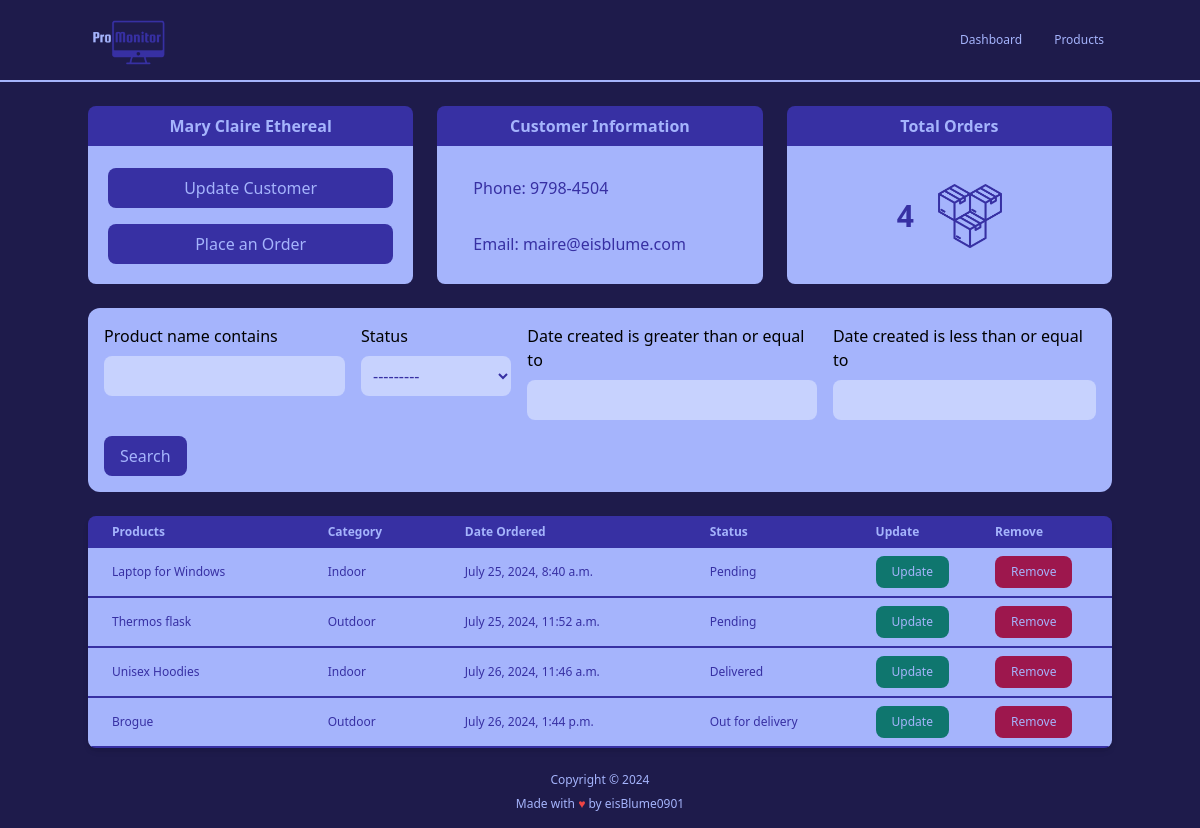
The app's page /customer/1/, older data.
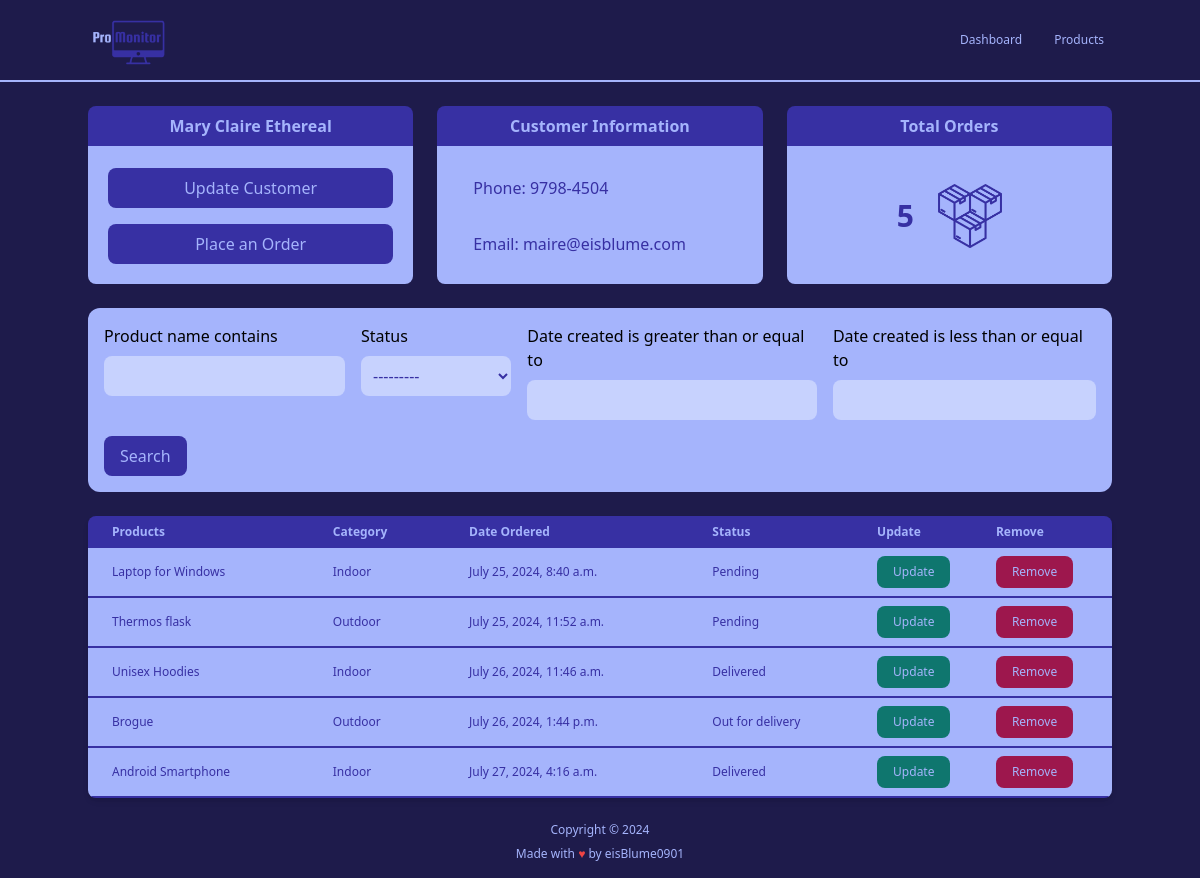
The same page, newer data.
### accounts/models.py (models this page shows, shortened)
class Order(models.Model):
    STATUS = (
        ('Pending', 'Pending'),
        ('Out for delivery', 'Out for delivery'),
        ('Delivered', 'Delivered'),
    )
    customer = models.ForeignKey(Customer, null=True, on_delete=models.SET_NULL)
    product = models.ForeignKey(Product, null=True, on_delete=models.SET_NULL)
    date_created = models.DateTimeField(auto_now_add=True, null=True)
    status = models.CharField(max_length=200, null=True, choices=STATUS)

class Product(models.Model):
    CATEGORY = (
        ('Indoor', 'Indoor'),
        ('Outdoor', 'Outdoor'),
    )
    name = models.CharField(max_length=200, null=True)
    price = models.FloatField(null=True)
    category = models.CharField(max_length=200, null=True, choices=CATEGORY)
    description = models.TextField(null=True, blank=True)
    date_created = models.DateTimeField(auto_now_add=True, null=True)
    tags = models.ManyToManyField('Tag')
    def __str__(self) -> str:
        return self.name

### accounts/views.py (the view)
# urls.py: path('customer/<str:pk>/', views.customer, name="customer"),
def customer(request, pk):
    customer = Customer.objects.get(id=pk)
    orders = customer.order_set.all()
    ordersCount = orders.count()
    orderFilter = OrderFilter(request.GET, queryset=orders)
    orders = orderFilter.qs # From all possible existing orders to filtered order
    context = {
        'customer': customer,
        'orders': orders,
        'ordersCount': ordersCount,
        'orderFilter': orderFilter,
    }
    return render(request, 'accounts/customer.html', context)

### templates/accounts/customer.html (shortened to what this page needs)
{% extends 'main.html' %}
{% block content %}
{% include 'partials/_home_navbar.html' %}
{% include 'partials/_customer_cards.html' %}
{% include 'partials/_search_bar.html' %}
<div class="max-w-screen-lg mx-auto my-6">
        <div class="relative overflow-x-auto shadow-md rounded-lg">
            <table class="w-full text-sm text-left text-indigo-300">
                <thead class="text-xs text-indigo-300 bg-indigo-800">
                    <tr>
                        <th class="px-6 py-2">
                            Products
                        </th>
                        <th class="px-6 py-2">
                            Category
                        </th>
                        <th class="px-6 py-2">
                            Date Ordered
                        </th>
                        <th class="px-6 py-2">
                            Status
                        </th>
                        <th class="p-2">
                            Update
                        </th>
                        <th class="p-2">
                            Remove
                        </th>
                    </tr>
                </thead>
                <tbody class="text-xs text-indigo-800 font-medium">
                    {% for order in orders %}
                    <tr class="bg-indigo-300 border-b-2 border-indigo-800 hover:bg-indigo-200">
                        <td class="px-6 py-2">{{ order.product }}</td>
                        <td class="px-6 py-2">{{ order.product.category }}</td>
                        <td class="px-6 py-2">{{ order.date_created }}</td>
                        <td class="px-6 py-2">{{ order.status}}</td>
                        <td class="p-2">
                            <a href="">
                                <button class="font-medium bg-teal-700 text-indigo-300 rounded-lg px-4 py-2 hover:bg-teal-300 hover:text-indigo-800">Update</button>
                            </a>
                        </td>
                        <td class="p-2">
                            <a href="">
                                <button class="font-medium bg-pink-800 text-indigo-300 rounded-lg px-4 py-2 hover:bg-pink-300 hover:text-indigo-800">Remove</button>
                            </a>
                        </td>
                    </tr>
                    {% endfor %}
                </tbody>
            </table>
        </div>
    </div>
{% endblock %}

### templates/partials/_customer_cards.html
{% load static %}
<div class="grid sm:grid-cols-1 md:grid-cols-2 lg:grid-cols-3 max-w-screen-lg mx-auto justify-between gap-6 mt-6">
    <div class="flex flex-col">
        <h1 class="text-md text-center text-indigo-300 font-bold rounded-t-lg bg-indigo-800 border-indigo-800 border-b-2 border-b-indigo-300 py-2">{{ customer.name }}</h1>
        <div class="rounded-b-lg bg-indigo-300 p-5">
            <div class="flex flex-col space-y-4">
                <button class="font-medium bg-indigo-800 text-indigo-300 rounded-lg hover:bg-indigo-200 hover:text-indigo-800 w-full px-4 py-2">Update Customer</button>
                <button class="font-medium bg-indigo-800 text-indigo-300 rounded-lg hover:bg-indigo-200 hover:text-indigo-800 w-full px-4 py-2"><a href="{% url 'create_order' customer.id %}">Place an Order</a></button>
            </div>
        </div>
    </div>
    <div class="flex flex-col">
        <h1 class="text-md text-center text-indigo-300 font-bold rounded-t-lg bg-indigo-800 border-indigo-800 border-b-2 border-b-indigo-300 py-2">Customer Information</h1>
        <div class="text-indigo-800 font-medium rounded-b-lg bg-indigo-300 p-5">
            <div class="flex flex-col space-y-4">
                <p class="font-medium px-4 py-2">Phone: {{ customer.phone }}</p>
                <p class="font-medium px-4 py-2">Email: {{ customer.email }}</p>
            </div>
        </div>
    </div>
    <div class="flex flex-col">
        <h1 class="text-md text-center text-indigo-300 font-bold rounded-t-lg bg-indigo-800 border-indigo-800 border-b-2 border-b-indigo-300 py-2">Total Orders</h1>
        <div class="rounded-b-lg bg-indigo-300 p-5">
            <div class="flex flex-row mx-auto space-x-6 items-center justify-center py-4">
                <p class="text-3xl text-center text-indigo-800 font-bold">{{ ordersCount }}</p>
                <img src="{% static 'images/total_orders_icon.png' %}" alt="Total Orders Icon" class="w-16">
            </div>
        </div>
    </div>
</div>

Row changes from the older to the newer data that the page shows:
added Order: product "Android Smartphone", product.category "Indoor", date_created "July 27, 2024, 4:16 a.m.", status "Delivered"
Text that changed along with them:
{{ ordersCount }}: "4" → "5"
